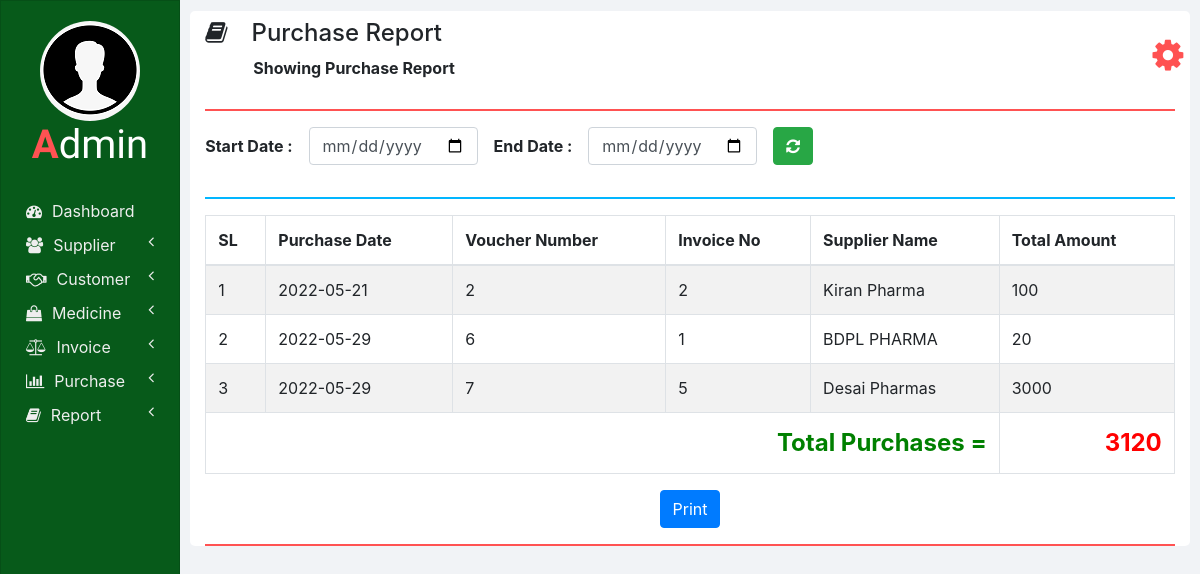
/purchase_report.php, run on the app's committed database.
### tables this page shows
CREATE TABLE `purchases` (
  `SUPPLIER_NAME` varchar(100) NOT NULL,
  `INVOICE_NUMBER` int(11) NOT NULL,
  `VOUCHER_NUMBER` int(11) NOT NULL,
  `PURCHASE_DATE` varchar(10) NOT NULL,
  `TOTAL_AMOUNT` double NOT NULL,
  `PAYMENT_STATUS` varchar(20) NOT NULL
);

### php/report.php (the view, shortened to what this page needs)
<?php
function showPurchases($start_date, $end_date) {
  ?>
  <thead>
    <tr>
      <th>SL</th>
      <th>Purchase Date</th>
      <th>Voucher Number</th>
      <th>Invoice No</th>
      <th>Supplier Name</th>
      <th>Total Amount</th>
    </tr>
  </thead>
  <tbody>
  <?php
  require "db_connection.php";
  if($con) {
    $seq_no = 0;
    $total = 0;
    if($start_date == "" || $end_date == "")
      $query = "SELECT * FROM purchases";
    else
      $query = "SELECT * FROM purchases WHERE PURCHASE_DATE BETWEEN '$start_date' AND '$end_date'";
    $result = mysqli_query($con, $query);
    while($row = mysqli_fetch_array($result)) {
      $seq_no++;
      showPurchaseRow($seq_no, $row);
      $total = $total + $row['TOTAL_AMOUNT'];
    }
    ?>
    </tbody>
    <tfoot class="font-weight-bold">
      <tr style="text-align: right; font-size: 24px;">
        <td colspan="5" style="color: green;">&nbsp;Total Purchases =</td>
        <td style="color: red;"><?php echo $total; ?></td>
      </tr>
    </tfoot>
    <?php
  }
}
function showPurchaseRow($seq_no, $row) {
  ?>
  <tr>
    <td><?php echo $seq_no; ?></td>
    <td><?php echo $row['PURCHASE_DATE']; ?></td>
    <td><?php echo $row['VOUCHER_NUMBER']; ?></td>
    <td><?php echo $row['INVOICE_NUMBER']; ?></td>
    <td><?php echo $row['SUPPLIER_NAME'] ?></td>
    <td><?php echo $row['TOTAL_AMOUNT']; ?></td>
  </tr>
  <?php
}
  ?>

### css/sidenav.css (style rules this page uses)
body { background-color: #f1f3f6; }
.sidenav { width: 15%; height: 100vh; background-color: #222222; position: fixed; z-index: 1; flex: 1 0 auto; }
.card { width: 100%; height: 100%; top: 0; border-radius: 0; background-color: #075a1a; }
.logo .logo-caption { font-family: 'Poiret One', cursive; color: #ffffff; text-align: center; margin-bottom: 25px; }
.logo .profile { margin-left: 50%; border-radius: 50%; transform: translate(-50%); }
.logo .tweak { color: #ff5252; font-weight: bold; }
.main-menu-item { padding: 5px 5px; cursor: pointer; }
.main-menu-item > a { color: #eeeeee; text-decoration: none; font-size: 16px; }
.main-menu-item > a > span { margin-left: 10px; }

### css/home.css (style rules this page uses)
html, body { height: 100vh; }

### data on the page
purchases: seq_no "1", PURCHASE_DATE "2022-05-21", VOUCHER_NUMBER "2", INVOICE_NUMBER "2", SUPPLIER_NAME "Kiran Pharma", TOTAL_AMOUNT "100"
purchases: seq_no "2", PURCHASE_DATE "2022-05-29", VOUCHER_NUMBER "6", INVOICE_NUMBER "1", SUPPLIER_NAME "BDPL PHARMA", TOTAL_AMOUNT "20"
purchases: seq_no "3", PURCHASE_DATE "2022-05-29", VOUCHER_NUMBER "7", INVOICE_NUMBER "5", SUPPLIER_NAME "Desai Pharmas", TOTAL_AMOUNT "3000"

### other printed values
$heading "Purchase Report"
$sub_heading "Showing Purchase Report"
$total "3120"
